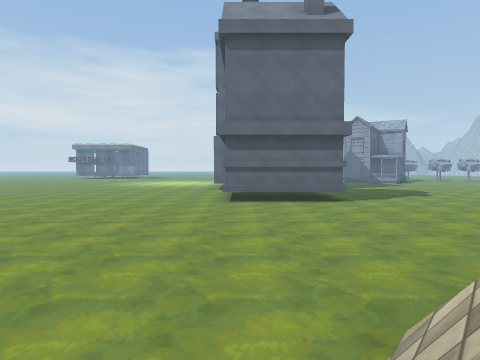
[1] (above)

20 first-person views from a walk through a scene from a Unity 3-D project. The camera is 1.3 m above the floor, tilts 2° down and sees 75° across. The floor is counted in squares, 2 m on a side. Each view is taken from the middle of a square. On the plan, view 1 faces up. The plan holds only what a view shows up to about 10 squares ahead; the rest is blank. The place goes on beyond the plan. The player is left out. Some animated figures are left out. Some surface patterns are stand-ins.

[2]
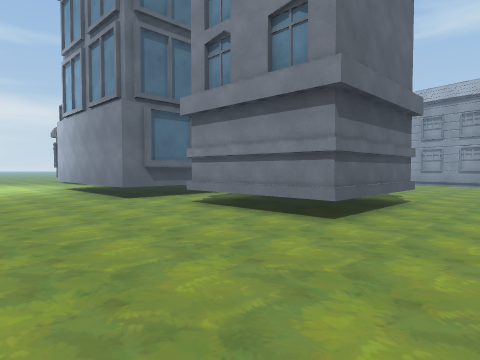

[3]
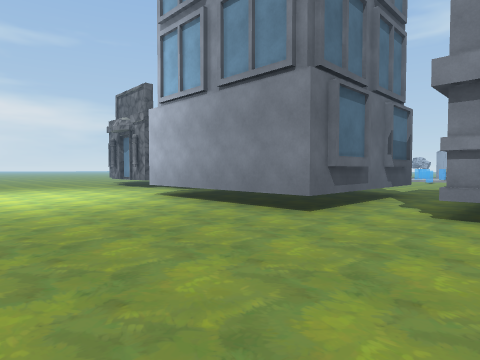

[4]
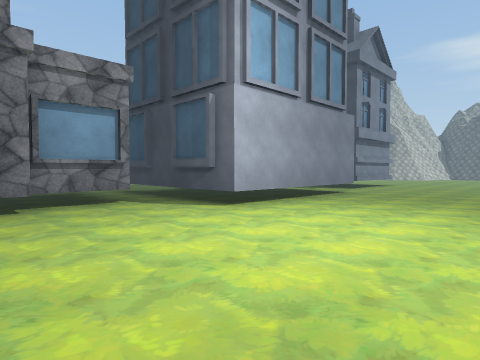

[5]
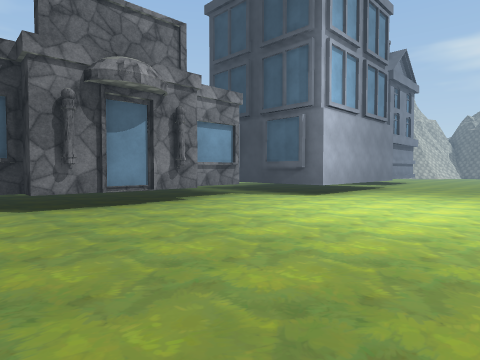

[6]
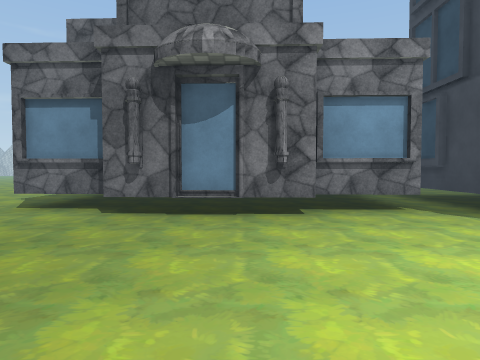

[7]
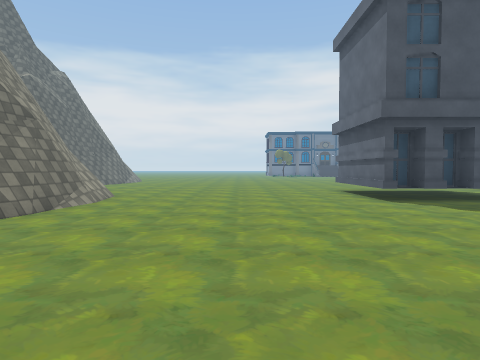

[8]
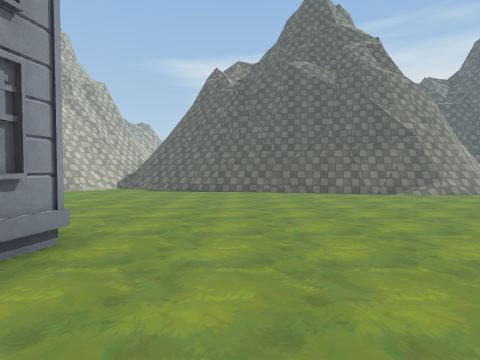

[9]
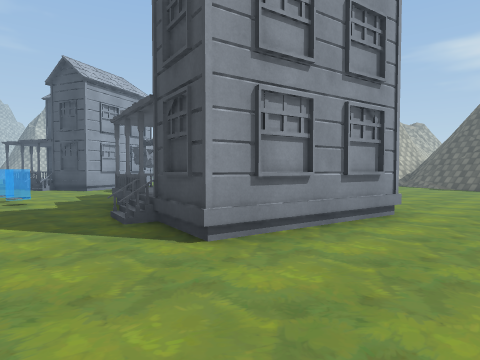

[10]
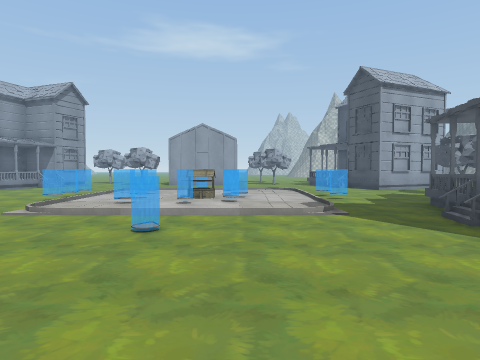

[11]
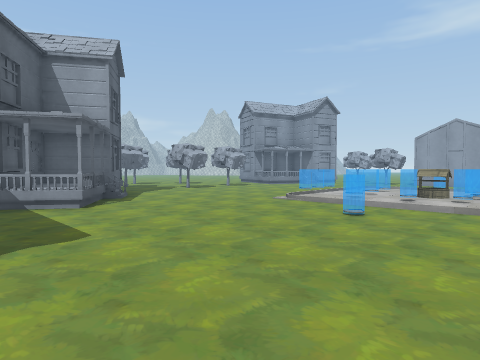

[12]
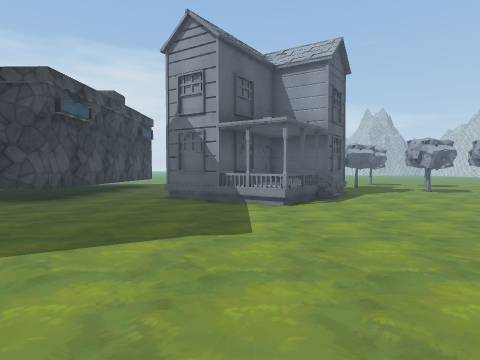

[13]
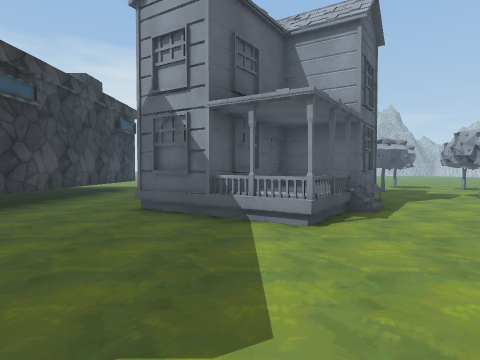

[14]
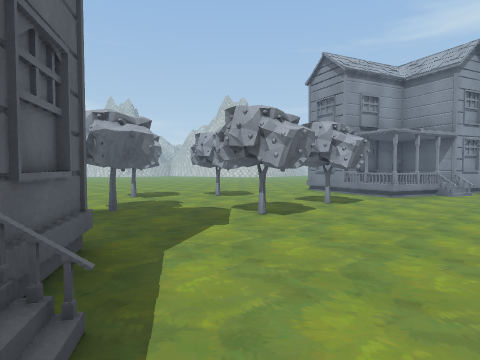

[15]
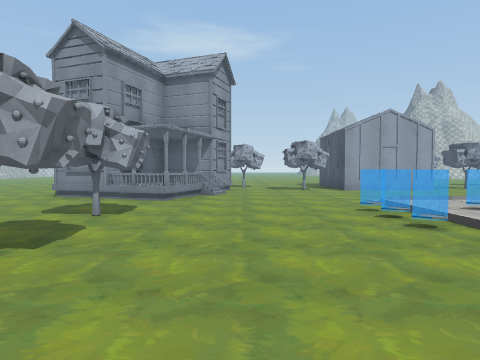

[16]
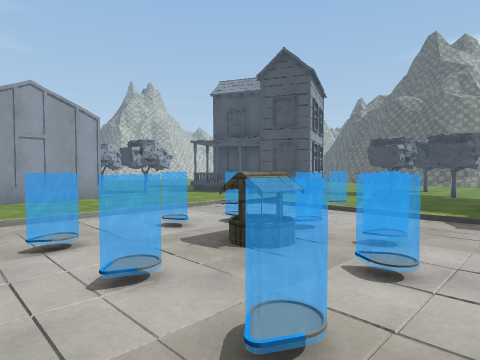

[17]
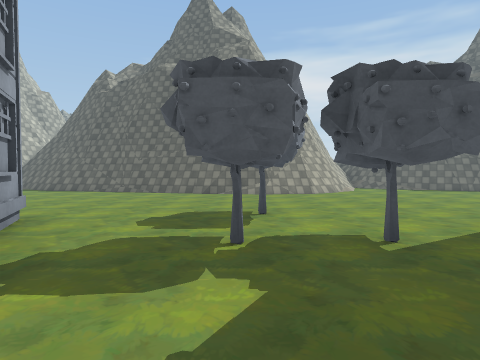

[18]
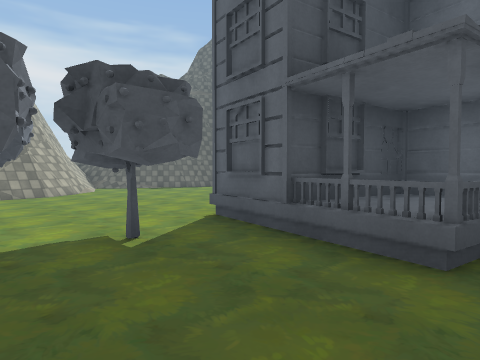

[19]
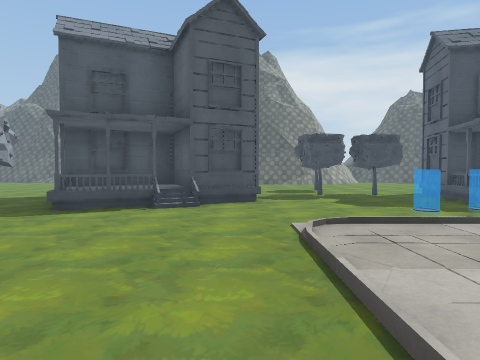

[20]
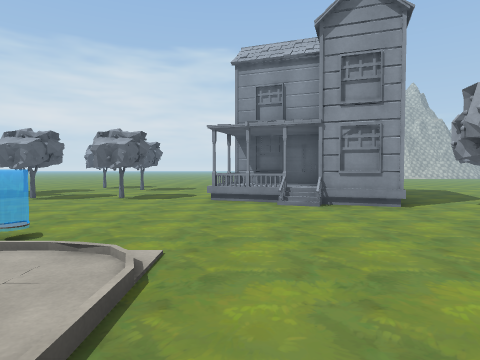

### Floor plan
Key: @ floor where view 1 was taken; # wall or solid block; . floor; / step, stairs or slope; = window, fence, low wall or low ledge; B building; T thing the floor can be seen under or through; H house; W well; O other object.
Columns run from 5 left of view 1 to 20 right of it. Each row starts with its distance up from view 1.
 24 ......#  #      ..O.O...
 23 ......#  #.     .O..O..H
 22 ......#  #.     .O.....HHH
 21 ......#  #.. HHHH.OOOO.HHH
 20 ......#  #.. HHH.......HHH
 19 ......T  #..HHHH..........
 18 ......T TT...HH...........
 17 ....BBTTT...........OO...O
 16  ...B    .................
 15  ...B    ......... OOO...O
 14 ....B    .......O. OWO...O
 13 ....#####......... OOO....
 12 ........... ......    ....
 11 .....B       .......OO....
 10 .....###.......HHHH......H
  9 .....###.......HH  ....HHH
  8 .....B#B.......HHHH.OO.HHH
  7 ...............H  HOOO..HH
  6 ................ ...OO..H
  5  ....................O....
  4   ........................
  3   ........................
  2    .../####.........=.....
  1     ./#########...########
  0      @       ###/.#      #
 -1                   #

Where each view was taken, in squares from view 1:
view 1: 0 up, 0 right, facing up
view 2: 6 up, 4 left, facing up-right
view 3: 10 up, 5 left, facing up-right
view 4: 21 up, 5 left, facing down-right
view 5: 24 up, 5 left, facing down-right
view 6: 21 up, 4 left, facing right
view 7: 5 up, 9 right, facing left
view 8: 10 up, 8 right, facing down
view 9: 12 up, 8 right, facing down-right
view 10: 13 up, 8 right, facing right
view 11: 12 up, 7 right, facing up-right
view 12: 12 up, 8 right, facing up
view 13: 14 up, 8 right, facing up
view 14: 18 up, 10 right, facing up-right
view 15: 19 up, 11 right, facing right
view 16: 16 up, 13 right, facing down-right
view 17: 10 up, 16 right, facing down
view 18: 10 up, 16 right, facing down-left
view 19: 15 up, 18 right, facing down
view 20: 14 up, 18 right, facing up
